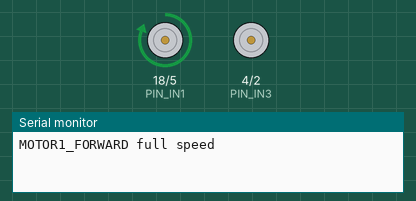
This program was run on a simulated ESP32. Parts: motor-driver pin pairs drawn as motors (green arrow = first pin HIGH = forward, orange = second pin HIGH = backward, longer = more drive, scaled by the enable pin), the last lines printed to the serial monitor.

Above: at 0.1 s.
At 6.1 s:
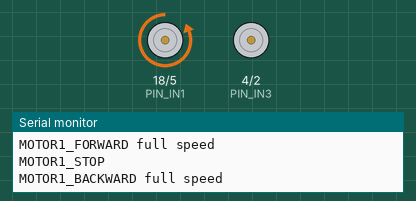
At 12.1 s:
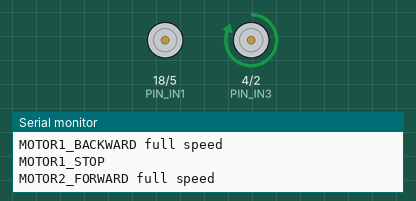
At 18.1 s:
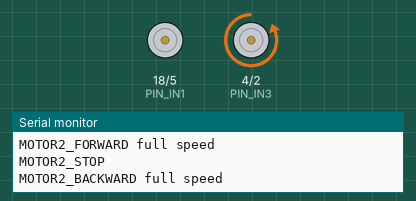
Timing chart, 0 to 40.0 s (numbered marks = the images above):
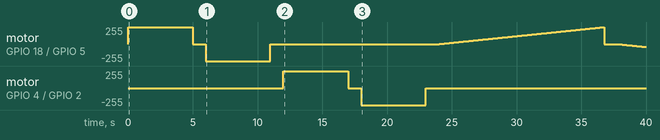

Measured:
- by itself, motor on GPIO 4 (PIN_IN3) / GPIO 2 (PIN_IN4): stopped → forward 255/255 at 12.0 s, → stopped 5.0 s later, → backward 255/255 1.0 s later, → stopped 5.0 s later
- by itself, motor on GPIO 18 (PIN_IN1) / GPIO 5 (PIN_IN2): stopped → forward 255/255 at 0.00 s, → stopped 5.0 s later, → backward 255/255 1.0 s later, → stopped 5.0 s later, … (303 changes in this stretch)

The program:

main.cpp
```cpp
#include <Arduino.h>

#define MOTOR1_EN_PIN 19
#define PIN_IN1 18
#define PIN_IN2 5
#define MOTOR2_EN_PIN 15
#define PIN_IN3 4
#define PIN_IN4 2


void MOTOR1_Move(int pwmVal,int pin1,int pin2) {
  analogWrite(MOTOR1_EN_PIN, pwmVal);
  digitalWrite(PIN_IN1, pin1);
  digitalWrite(PIN_IN2, pin2);
}

void MOTOR2_Move(int pwmVal,int pin1,int pin2) {
  analogWrite(MOTOR2_EN_PIN, pwmVal);
  digitalWrite(PIN_IN3, pin1);
  digitalWrite(PIN_IN4, pin2);
}

void setup() {
  Serial.begin(115200);
  pinMode(MOTOR1_EN_PIN, OUTPUT);
  pinMode(PIN_IN1, OUTPUT);
  pinMode(PIN_IN2, OUTPUT);
  pinMode(MOTOR2_EN_PIN, OUTPUT);
  pinMode(PIN_IN3, OUTPUT);
  pinMode(PIN_IN4, OUTPUT);
}

void loop() {
  Serial.println("MOTOR1_FORWARD full speed");
  MOTOR1_Move(255, HIGH, LOW);
  delay(5000);
  Serial.println("MOTOR1_STOP");
  MOTOR1_Move(0, LOW, LOW);
  delay(1000);
  Serial.println("MOTOR1_BACKWARD full speed");
  MOTOR1_Move(255, LOW, HIGH);
  delay(5000);
  Serial.println("MOTOR1_STOP");
  MOTOR1_Move(0, LOW, LOW);
  delay(1000);
  Serial.println("MOTOR2_FORWARD full speed");
  MOTOR2_Move(255, HIGH, LOW);
  delay(5000);
  Serial.println("MOTOR2_STOP");
  MOTOR2_Move(0, LOW, LOW);
  delay(1000);
  Serial.println("MOTOR2_BACKWARD full speed");
  MOTOR2_Move(255, LOW, HIGH);
  delay(5000);
  Serial.println("MOTOR2_STOP");
  MOTOR2_Move(0, LOW, LOW);
  delay(1000);
  Serial.println("MOTOR1_FORWARD pwm");
  for (int i = 0; i < 255; i++) {
    MOTOR1_Move(i, HIGH, LOW);
    Serial.println("Value :" +  i);
    delay(50);
  }
  Serial.println("MOTOR1_STOP");
  MOTOR1_Move(0, LOW, LOW);
  delay(1000);
  Serial.println("MOTOR1_BACKWARD pwm");
  for (int i = 0; i < 255; i++) {
    MOTOR1_Move(i, LOW, HIGH);
    Serial.println("Value :" +  i);
    delay(50);
  }
  Serial.println("MOTOR1_STOP");
  MOTOR1_Move(0, LOW, LOW);
  delay(1000);
  Serial.println("MOTOR2_FORWARD pwm");
  for (int i = 0; i < 255; i++) {
    MOTOR2_Move(i, HIGH, LOW);
    Serial.println("Value :" +  i);
    delay(50);
  }
  Serial.println("MOTOR2_STOP");
  MOTOR2_Move(0, LOW, LOW);
  delay(1000);
  Serial.println("MOTOR2_BACKWARD pwm");
  for (int i = 0; i < 255; i++) {
    MOTOR2_Move(i, LOW, HIGH);
    Serial.println("Value :" +  i);
    delay(50);
  }
  Serial.println("MOTOR2_STOP");
  MOTOR2_Move(0, LOW, LOW);
  delay(1000);
  Serial.println("BOTH FORWARD full speed");
  MOTOR1_Move(255, HIGH, LOW);
  MOTOR2_Move(255, HIGH, LOW);
  delay(5000);
  Serial.println("BOTH STOP");
  MOTOR1_Move(0, LOW, LOW);
  MOTOR2_Move(0, LOW, LOW);
  delay(1000);
  Serial.println("BOTH BACKWARD full speed");
  MOTOR1_Move(255, LOW, HIGH);
  MOTOR2_Move(255, LOW, HIGH);
  delay(5000);
  Serial.println("BOTH STOP");
  MOTOR1_Move(0, LOW, LOW);
  MOTOR2_Move(0, LOW, LOW);
  delay(1000);
  Serial.println("BOTH FORWARD pwm");
  for (int i = 0; i < 255; i++) {
    MOTOR1_Move(i, HIGH, LOW);
    MOTOR2_Move(i, HIGH, LOW);
    Serial.println("Value :" +  i);
    delay(50);
  }
  Serial.println("BOTH STOP");
  MOTOR1_Move(0, LOW, LOW);
  MOTOR2_Move(0, LOW, LOW);
  delay(5000);
}
```
